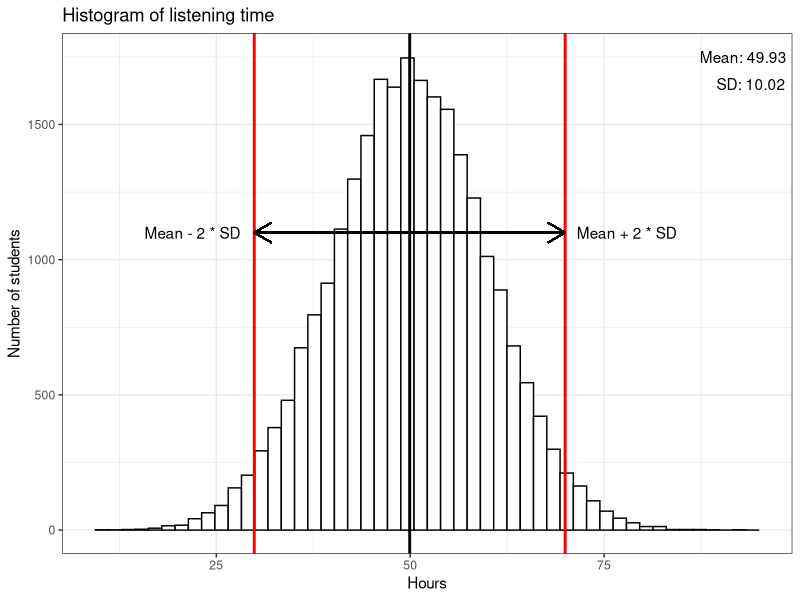
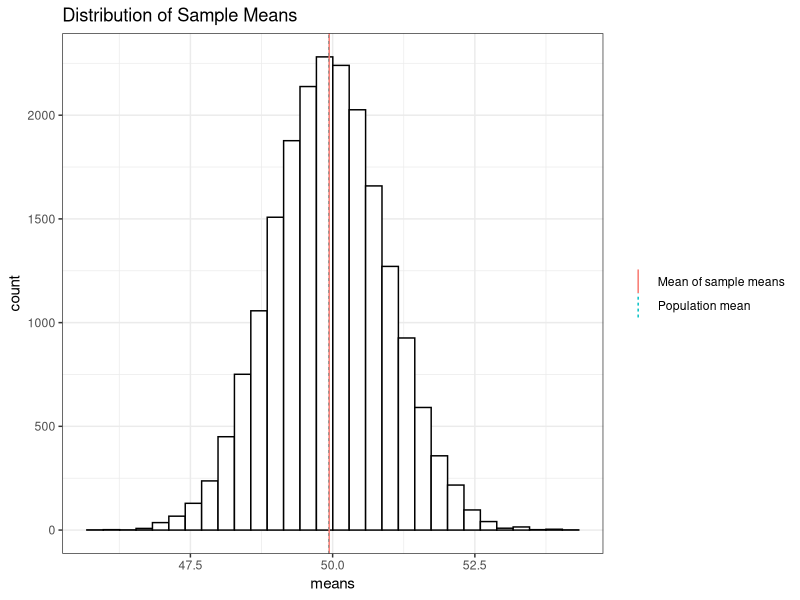
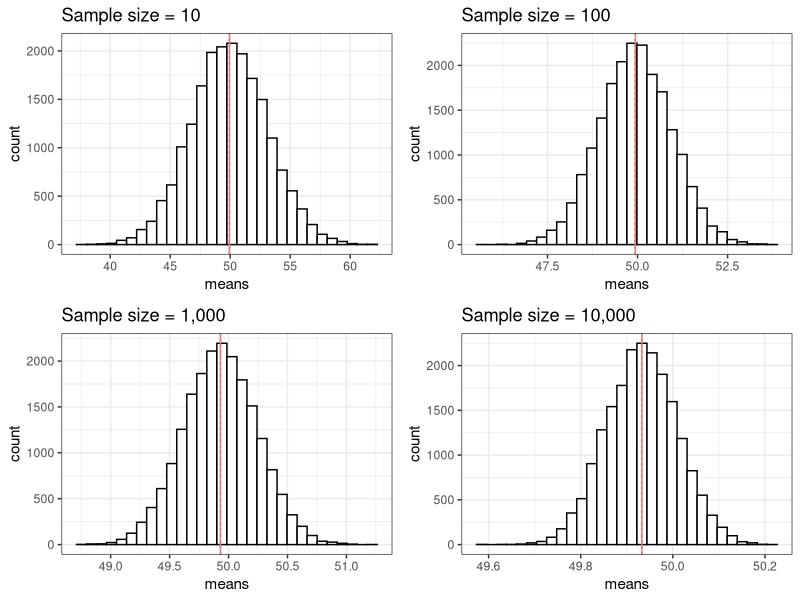
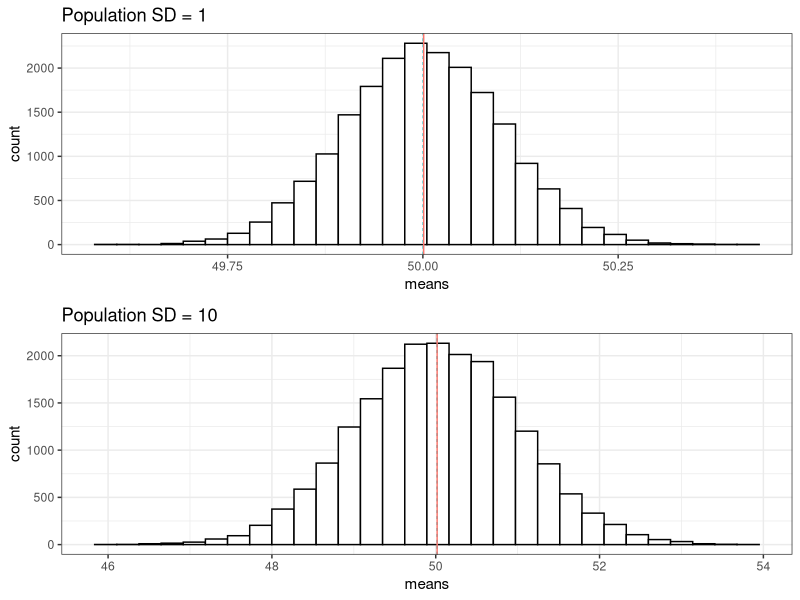
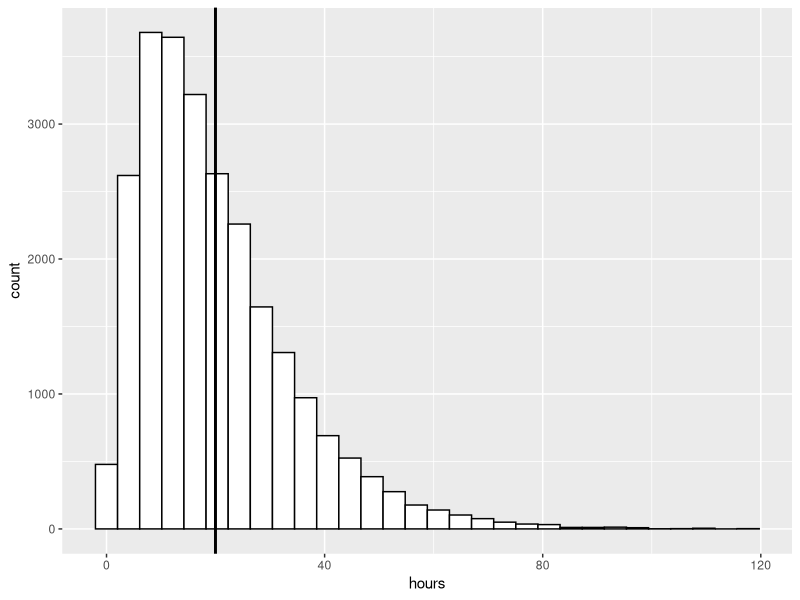
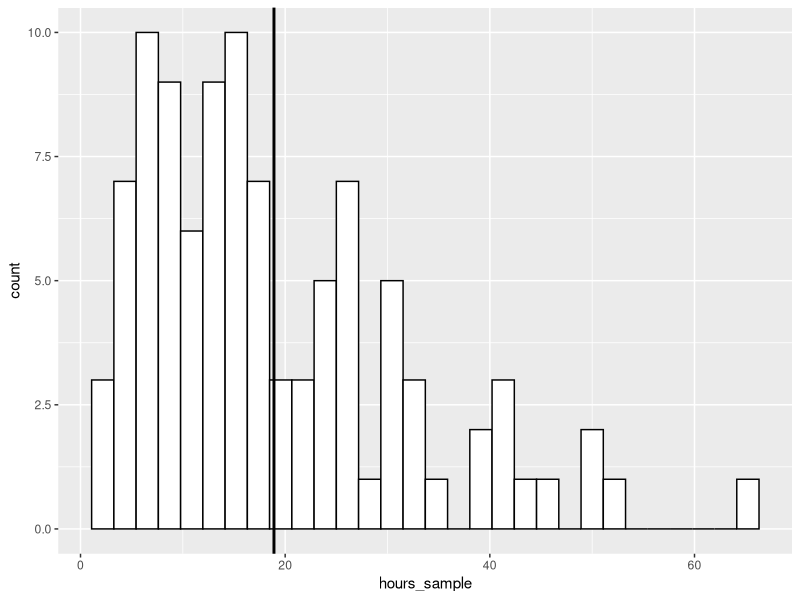
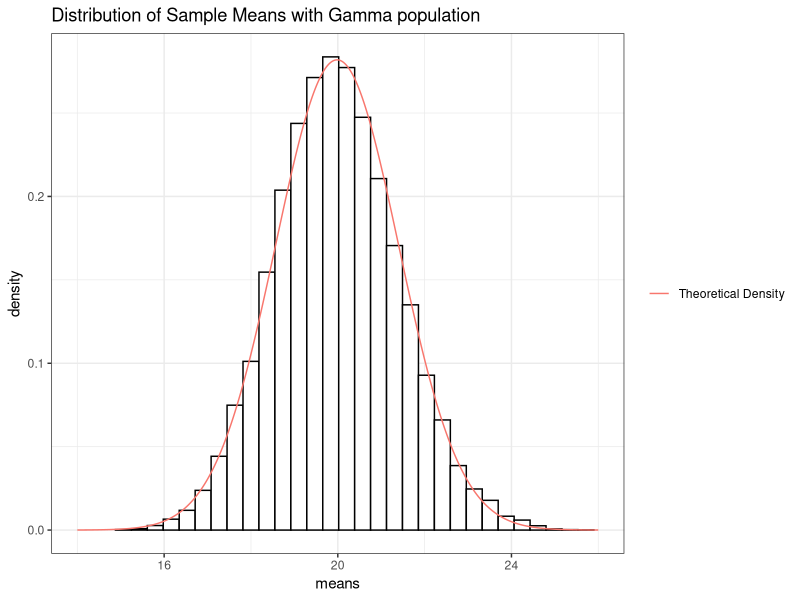
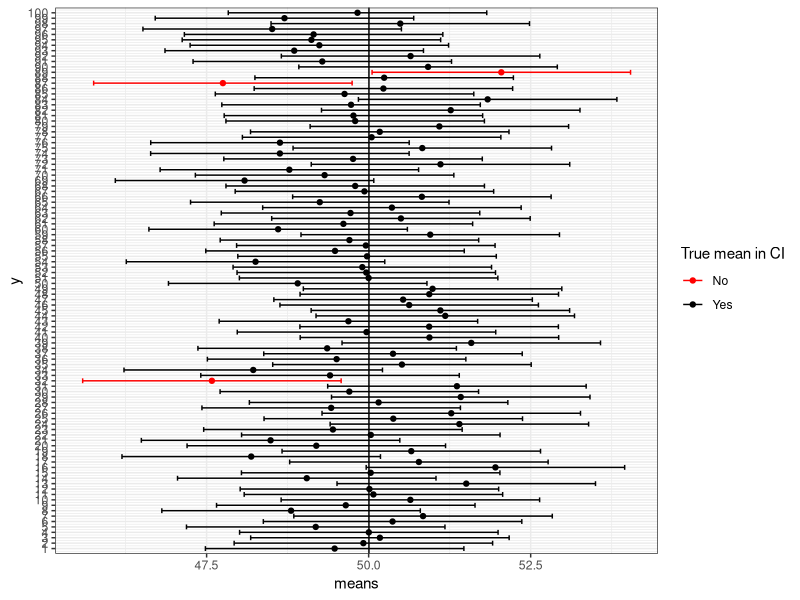

Write the R code that produced these figures, in order.
## ---- chunk 1
knitr::opts_chunk$set(echo = TRUE)
## ---- chunk 2
library(tidyverse)
set.seed(321)
hours <- rnorm(25000, 50, 10)

ggplot(data.frame(hours)) +
  geom_histogram(aes(hours), bins = 50, fill = 'white', color = 'black') +
  ggtitle("Histogram of listening time") +
  labs(y = 'Number of students', x = 'Hours') +
  theme_bw() +
  geom_vline(xintercept = mean(hours), size = 1) +
  geom_vline(xintercept = mean(hours)+2*sd(hours), colour = "red", size = 1) +
  geom_vline(xintercept = mean(hours)-2*sd(hours), colour = "red", size = 1) +
  annotate("text", x = mean(hours) + 43, y = 1750, 
           label = paste("Mean:", round(mean(hours), 2))) +
  annotate("text", x = mean(hours) + 44, y = 1650,
           label = paste("SD:", round(sd(hours), 2))) +
  geom_segment(aes(x = mean(hours), y = 1100, yend = 1100, xend = (mean(hours) - 2*sd(hours))), lineend = "butt", linejoin = "round",
     size = 0.5, arrow = arrow(length = unit(0.2, "inches"))) +
  geom_segment(aes(x = mean(hours), y = 1100, yend = 1100, xend = (mean(hours) + 2*sd(hours))), lineend = "butt", linejoin = "round",
     size = 0.5, arrow = arrow(length = unit(0.2, "inches"))) +
  annotate("text", x = mean(hours) + 28, y = 1100, label = "Mean + 2 * SD" )+
  annotate("text", x = mean(hours) -28, y = 1100, label = "Mean - 2 * SD" )
## ---- chunk 3
student_sample <- sample(1:25000, size = 100, replace = FALSE)
(m1 <- mean(hours[student_sample]))
## ---- chunk 4
set.seed(12345)
samples <- 20000
means <- matrix(NA, nrow = samples)
for (i in 1:samples){
  student_sample <- sample(1:25000, size = 100, replace = FALSE)
  means[i,] <- mean(hours[student_sample])
}

meansdf <- data.frame('true' = mean(hours), 'sample' = mean(means))
meansdf <- gather(meansdf)
ggplot(data.frame(means)) +
  geom_histogram(aes(x = means), bins = 30, fill='white', color='black') +
  theme_bw() +
  geom_vline(data = meansdf, aes(xintercept = value, color = key, linetype = key)) +
  scale_color_discrete(labels = c("Mean of sample means", "Population mean")) +
  scale_linetype_discrete(labels = c("Mean of sample means", "Population mean")) +
  theme(legend.title = element_blank()) +
  ggtitle('Distribution of Sample Means')
## ---- chunk 5
head(means, 5)
min(means)
max(means)
## ---- chunk 6
library(cowplot)
library(gridExtra)
library(grid)
library(egg)
#install.packages("egg")
set.seed(12345)

sample_size = 10
samples <- 20000
means <- matrix(NA, nrow = samples)
for (i in 1:samples){
  student_sample <- sample(1:25000, size = sample_size, replace = FALSE)
  means[i,] <- mean(hours[student_sample])
}
meansdf <- data.frame('true' = mean(hours), 'sample' = mean(means))
meansdf <- gather(meansdf)
plot1 <- ggplot(data.frame(means)) +
  geom_histogram(aes(x = means), bins = 30, fill='white', color='black') +
  theme_bw() +
  geom_vline(data = meansdf, aes(xintercept = value, color = key, linetype = key)) +
  scale_color_discrete(labels = c("Mean of sample means", "Population mean")) +
  scale_linetype_discrete(labels = c("Mean of sample means", "Population mean")) +
  theme(legend.position = "none") +  ggtitle('Sample size = 10')

sample_size = 100
samples <- 20000
means <- matrix(NA, nrow = samples)
for (i in 1:samples){
  student_sample <- sample(1:25000, size = sample_size, replace = FALSE)
  means[i,] <- mean(hours[student_sample])
}
meansdf <- data.frame('true' = mean(hours), 'sample' = mean(means))
meansdf <- gather(meansdf)
plot2 <- ggplot(data.frame(means)) +
  geom_histogram(aes(x = means), bins = 30, fill='white', color='black') +
  theme_bw() +
  geom_vline(data = meansdf, aes(xintercept = value, color = key, linetype = key)) +
  scale_color_discrete(labels = c("Mean of sample means", "Population mean")) +
  scale_linetype_discrete(labels = c("Mean of sample means", "Population mean")) +
  theme(legend.position = "none") +  ggtitle('Sample size = 100')

sample_size = 1000
samples <- 20000
means <- matrix(NA, nrow = samples)
for (i in 1:samples){
  student_sample <- sample(1:25000, size = sample_size, replace = FALSE)
  means[i,] <- mean(hours[student_sample])
}
meansdf <- data.frame('true' = mean(hours), 'sample' = mean(means))
meansdf <- gather(meansdf)
plot3 <- ggplot(data.frame(means)) +
  geom_histogram(aes(x = means), bins = 30, fill='white', color='black') +
  theme_bw() +
  geom_vline(data = meansdf, aes(xintercept = value, color = key, linetype = key)) +
  scale_color_discrete(labels = c("Mean of sample means", "Population mean")) +
  scale_linetype_discrete(labels = c("Mean of sample means", "Population mean")) +
  theme(legend.position = "none") +  ggtitle('Sample size = 1,000')

sample_size = 10000
samples <- 20000
means <- matrix(NA, nrow = samples)
for (i in 1:samples){
  student_sample <- sample(1:25000, size = sample_size, replace = FALSE)
  means[i,] <- mean(hours[student_sample])
}
meansdf <- data.frame('true' = mean(hours), 'sample' = mean(means))
meansdf <- gather(meansdf)
plot4 <- ggplot(data.frame(means)) +
  geom_histogram(aes(x = means), bins = 30, fill='white', color='black') +
  theme_bw() +
  geom_vline(data = meansdf, aes(xintercept = value, color = key, linetype = key)) +
  scale_color_discrete(labels = c("Mean of sample means", "Population mean")) +
  scale_linetype_discrete(labels = c("Mean of sample means", "Population mean")) +
  theme(legend.position = "none") +
  ggtitle('Sample size = 10,000')

p <- plot_grid(plot1, plot2, plot3, plot4, ncol = 2)
print(p)
# now add the title
#title <- ggdraw() + draw_label("", fontface='bold')
#plot_grid(title, p, ncol=1, rel_heights=c(0.1, 1)) # rel_heights values control title margins

## ---- chunk 7
library(cowplot)
library(gridExtra)
library(grid)
library(egg)
library(truncnorm)
#install.packages("egg")
set.seed(12345)

hours1 <- rnorm(25000, 50, 1)
sample_size = 100
samples <- 20000
means <- matrix(NA, nrow = samples)
for (i in 1:samples){
  student_sample <- sample(1:25000, size = sample_size, replace = FALSE)
  means[i,] <- mean(hours1[student_sample])
}
meansdf <- data.frame('true' = mean(hours1), 'sample' = mean(means))
meansdf <- gather(meansdf)
plot1 <- ggplot(data.frame(means)) +
  geom_histogram(aes(x = means), bins = 30, fill='white', color='black') +
  theme_bw() +
  geom_vline(data = meansdf, aes(xintercept = value, color = key, linetype = key)) +
  scale_color_discrete(labels = c("Mean of sample means", "Population mean")) +
  scale_linetype_discrete(labels = c("Mean of sample means", "Population mean")) +
  theme(legend.position = "none") +  ggtitle('Population SD = 1')


hours2 <- rnorm(25000, 50, 10)
sample_size = 100
samples <- 20000
means <- matrix(NA, nrow = samples)
for (i in 1:samples){
  student_sample <- sample(1:25000, size = sample_size, replace = FALSE)
  means[i,] <- mean(hours2[student_sample])
}
meansdf <- data.frame('true' = mean(hours2), 'sample' = mean(means))
meansdf <- gather(meansdf)
plot2 <- ggplot(data.frame(means)) +
  geom_histogram(aes(x = means), bins = 30, fill='white', color='black') +
  theme_bw() +
  geom_vline(data = meansdf, aes(xintercept = value, color = key, linetype = key)) +
  scale_color_discrete(labels = c("Mean of sample means", "Population mean")) +
  scale_linetype_discrete(labels = c("Mean of sample means", "Population mean")) +
  theme(legend.position = "none") +  ggtitle('Population SD = 10')

p <- plot_grid(plot1, plot2, ncol = 1)
print(p)
# now add the title
#title <- ggdraw() + draw_label("", fontface='bold')
#plot_grid(title, p, ncol=1, rel_heights=c(0.1, 1)) # rel_heights values control title margins

## ---- chunk 8
set.seed(321)
hours <- rgamma(25000, shape = 2, scale = 10)
ggplot(data.frame(hours)) +
  geom_histogram(aes(x = hours), bins = 30, fill='white', color='black') +
    geom_vline(xintercept = mean(hours), size = 1) 
## ---- chunk 9
set.seed(321)
student_sample <- sample(1:25000, size = 100, replace = FALSE)
hours_sample <- hours[student_sample]
ggplot(data.frame(hours_sample)) +
  geom_histogram(aes(x = hours_sample), bins = 30, fill='white', color='black') +
    geom_vline(xintercept = mean(hours_sample), size = 1) 
## ---- chunk 10
set.seed(321)
hours <- rgamma(25000, shape = 2, scale = 10)
samples <- 20000
means <- matrix(NA, nrow = samples)
for (i in 1:samples){
  student_sample <- sample(1:25000, size = 100, replace = FALSE)
  means[i,] <- mean(hours[student_sample])
}

ggplot(data.frame(means)) +
  geom_histogram(aes(x = means, y = ..density..), bins = 30, fill='white', color='black') +
  stat_function(xlim = c(14, 26), fun = dnorm, n = length(means), 
                args = list(mean = mean(hours), sd = sd(hours)/ sqrt(100)), 
                aes(color = 'Theoretical Density')) +
  theme_bw() +
  theme(legend.title = element_blank()) +
  ggtitle('Distribution of Sample Means with Gamma population') 
## ---- chunk 11
set.seed(12345)
samples <- 100
hours <- rnorm(25000, 50, 10)
means <- matrix(NA, nrow = samples)
for (i in 1:samples){
  student_sample <- sample(1:25000, size = 100, replace = FALSE)
  means[i,] <- mean(hours[student_sample])
}

means_sd <- data.frame(means, lower =  means - 2 * (sd(hours)/sqrt(100)), upper = means + 2 * (sd(hours)/sqrt(100)), y = 1:100)
means_sd$diff <- factor(ifelse(means_sd$lower > mean(hours) | means_sd$upper < mean(hours), 'No', 'Yes'))

ggplot(means_sd, aes(y = y)) +
  scale_y_continuous(breaks = seq(1, 100, by = 1), expand = c(0.005,0.005)) +
  geom_point(aes(x = means, color = diff)) +
  geom_errorbarh(aes(xmin = lower, xmax = upper, color = diff)) +
  geom_vline(xintercept = mean(hours)) +
  scale_color_manual(values = c("red", "black")) +
  guides(color=guide_legend(title="True mean in CI")) +
  theme_bw()
